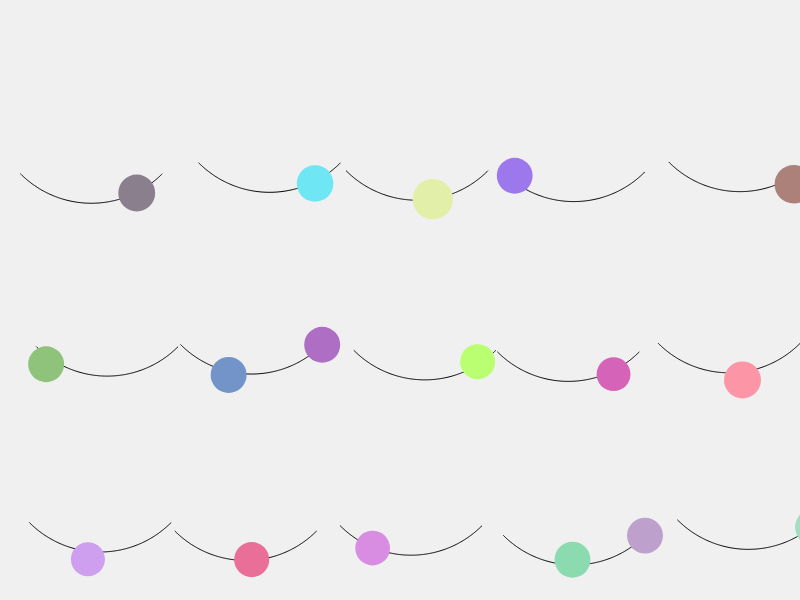
Frame 1 (no input)
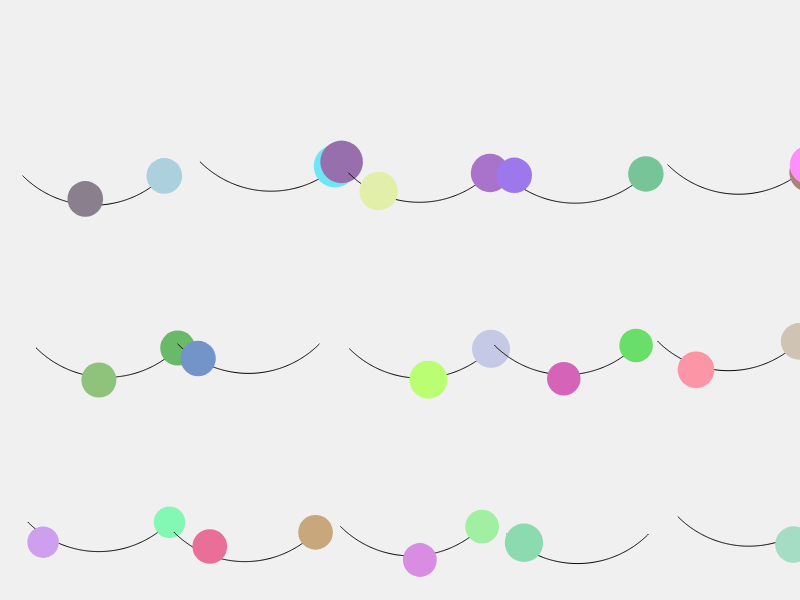
Frame 60 (no input)
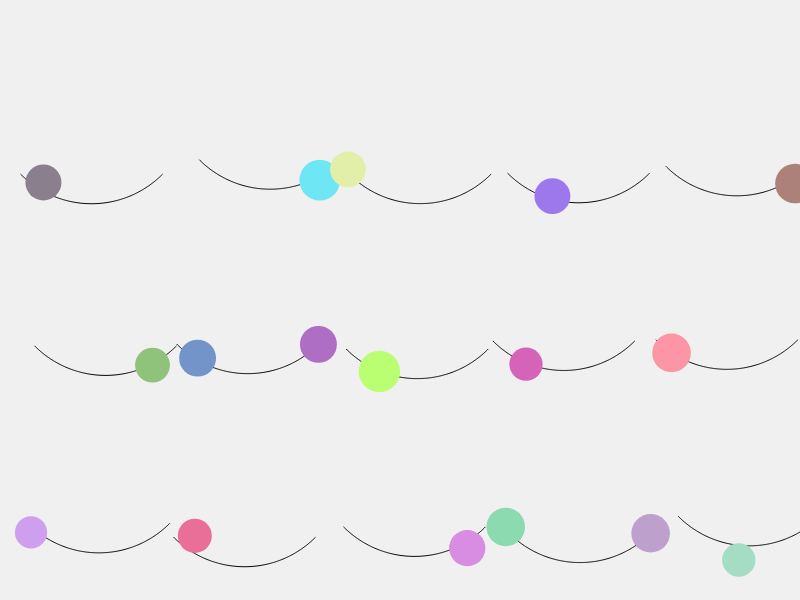
Frame 120 (the mouse pressed at the canvas centre since frame 60)

The p5.js sketch that drew these frames (run headless with seeded random() and noise() and a simulated clock; from frame 60 on, the mouse is pressed at the canvas centre):

// p5.js sketch
// ── sketch.js
let time = 0;
const pendulumRadius = 100;
const pendulumAmplitude = Math.PI / 4;
const pendulumPeriod = 500;
const flashInterval = 120;
let pendulums = [];

const cols = 5;
const rows = 4;
const spacingX = 160;
const spacingY = 180;

function setup() {
  createCanvas(800, 600);
  noiseSeed(random(1000));

  for (let row = 0; row < rows; row++) {
    for (let col = 0; col < cols; col++) {
      pendulums.push({
        baseX: 100 + col * spacingX,
        baseY: 100 + row * spacingY,
        timeOffset: random(0, 1000),
        noiseOffsetX: random(1000),
        noiseOffsetY: random(1000),
        flashOffset: random(0, flashInterval),
        shapeNoiseOffset: random(1000),  
        color: color(random(100, 255), random(100, 255), random(100, 255)), // Random pendulum color
        flashColor: color(random(100, 255), random(100, 255), random(100, 255)) // Random flash color
      });
    }
  }
}

function pendulumMotion(t, pendulum) {
  let noiseFactor = noise(t * 0.005 + pendulum.noiseOffsetX) * 2 - 1;
  let angle = pendulumAmplitude * Math.sin((t + pendulum.timeOffset) / pendulumPeriod * TWO_PI) * (1 + 0.2 * noiseFactor);

  let x = pendulum.baseX + pendulumRadius * Math.sin(angle);
  let y = pendulum.baseY + pendulumRadius * Math.cos(angle);
  return { x, y };
}

function draw() {
  background(240);

  for (let i = 0; i < pendulums.length; i++) {
    let pendulum = pendulums[i];

    let centerX = pendulum.baseX + (noise(time * 0.002 + pendulum.noiseOffsetX) - 0.5) * 50;
    let centerY = pendulum.baseY + (noise(time * 0.002 + pendulum.noiseOffsetY) - 0.5) * 50;

    stroke(0);
    noFill();
    beginShape();
    for (let angle = -pendulumAmplitude; angle <= pendulumAmplitude; angle += 0.01) {
      let x = centerX + pendulumRadius * Math.sin(angle);
      let y = centerY + pendulumRadius * Math.cos(angle);
      vertex(x, y);
    }
    endShape();

    let pendulumPos = pendulumMotion(time, pendulum);

    // Perlin noise
    let noiseValue = noise(time * 0.01 + pendulum.shapeNoiseOffset);
    let shapeSize = 30 + noiseValue * 15;

    fill(pendulum.color);
    noStroke();
    ellipse(pendulumPos.x, pendulumPos.y, shapeSize, shapeSize);

    // Each pendulum flashes at a different time
    let redShapeVisible = (time + pendulum.flashOffset) % flashInterval < flashInterval / 2;

    let redShapeX = centerX + pendulumRadius * Math.sin(pendulumAmplitude);
    let redShapeY = centerY + pendulumRadius * Math.cos(pendulumAmplitude);

    if (redShapeVisible) {
      fill(pendulum.flashColor);
      noStroke();
      ellipse(redShapeX, redShapeY, shapeSize, shapeSize);
    }
  }

  time++;
}
